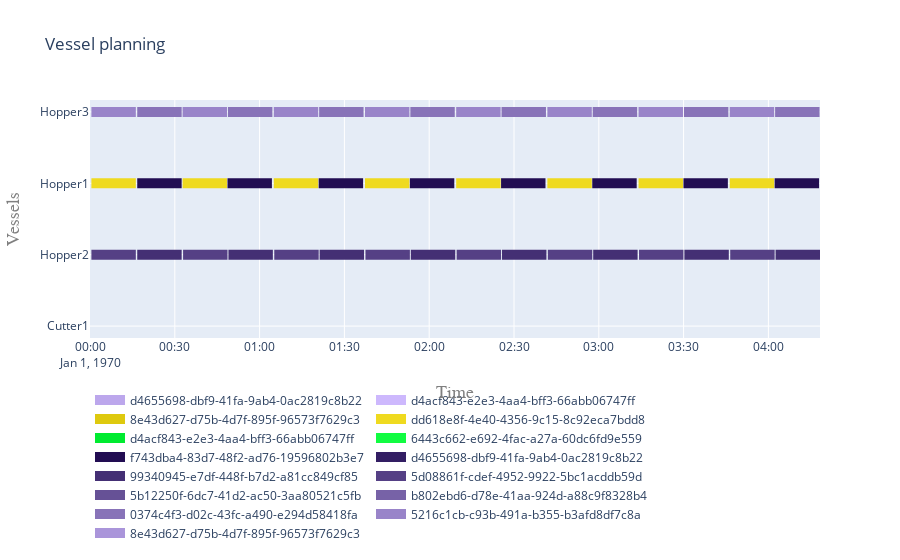

The code cell stored with this chart in its notebook:
### Code cell
plot.vessel_planning([cutter1, cutter2,hopper1, hopper2, hopper3])
